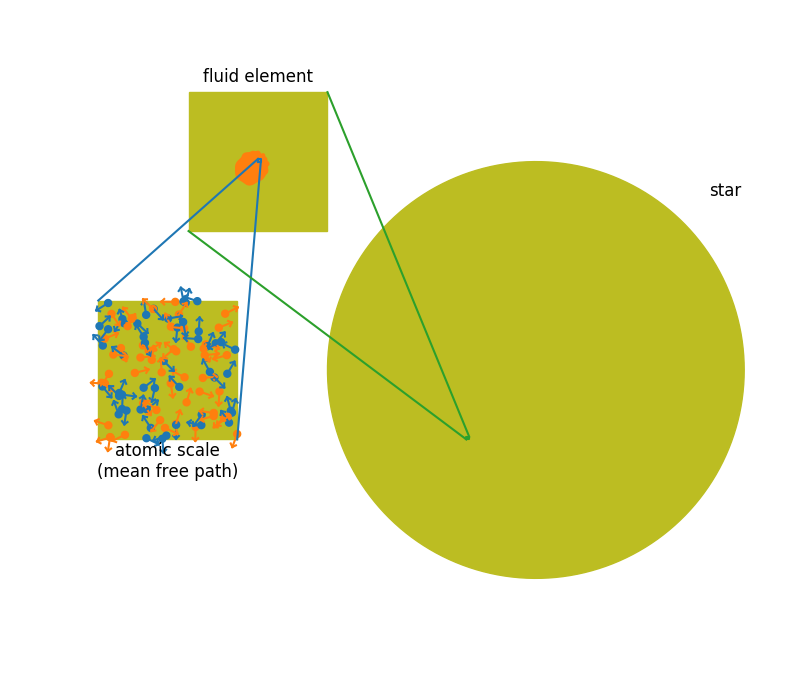

Python code for this plot:
#!/usr/bin/env python3

import matplotlib.pyplot as plt
import numpy as np
from anim_solvers import simple_arrow

class Atom(object):

    def __init__(self, pos, angle, R=0.5, length=1.0, color="C0"):
        self.pos = pos
        self.angle = angle

        self.R = R
        self.length = length

        self.color = color
        self.circ_theta = np.linspace(0, 2.0*np.pi, 90, endpoint=True)

    def draw(self):

        # circle
        xc = self.pos[0] + self.R*np.cos(self.circ_theta)
        yc = self.pos[1] + self.R*np.sin(self.circ_theta)

        plt.fill(xc, yc, color=self.color)

        # arrow
        simple_arrow.draw_arrow(self.pos, self.length, self.angle, color=self.color)


def fluid_element(center, a=1.0, e=0.4, theta=np.pi/4):

    N = 180
    thetas = np.linspace(0, 2.0*np.pi, N, endpoint=True)

    r = a*(1 - e**2)/(1 + e*np.cos(thetas)) + 0.025*a*np.cos(7*thetas) + 0.03*a*np.sin(11*thetas)

    x = r*np.cos(thetas)
    y = r*np.sin(thetas)
    
    # rotate
    xp = center[0] + np.cos(theta)*x - np.sin(theta)*y
    yp = center[1] + np.sin(theta)*x + np.cos(theta)*y
    return xp, yp


def zoom_box(ll, uu, c1s, c1e, c2s, c2e, color="C0"):

    plt.plot([ll[0], ll[0], uu[0], uu[0], ll[0]],
             [ll[1], uu[1], uu[1], ll[1], ll[1]], color=color)

    plt.plot([c1s[0], c1e[0]], [c1s[1], c1e[1]], color=color)
    plt.plot([c2s[0], c2e[0]], [c2s[1], c2e[1]], color=color)

def draw():

    # box of atoms
    axmin = 0.17
    aymin = 0.2
    axmax = 0.37
    aymax = 0.4

    plt.fill([axmin, axmin, axmax, axmax, axmin],
             [aymin, aymax, aymax, aymin, aymin], color="C8", zorder=-100)

    plt.text(0.5*(axmin+axmax), 0.98*aymin, "atomic scale\n(mean free path)", 
             fontsize="large", horizontalalignment="center", verticalalignment="top",
             color="black")

    N = 100

    xs = (axmax - axmin)*np.random.sample(N) + axmin
    ys = (aymax - aymin)*np.random.sample(N) + aymin
    thetas = 2.0*np.pi*np.random.sample(N)

    # generate atoms
    atoms = []
    for n in range(100):
        if n % 2 == 0:
            color = "C0"
        else:
            color = "C1"
        atoms.append(Atom((xs[n], ys[n]), thetas[n], R=0.005, length=0.02, color=color))

    for a in atoms:
        a.draw()


    # intermediate scale
    xmin = 0.3
    ymin = 0.5
    xmax = 0.5
    ymax = 0.7

    plt.fill([xmin, xmin, xmax, xmax, xmin],
             [ymin, ymax, ymax, ymin, ymin], color="C8", zorder=-100)


    xe, ye = fluid_element((0.5*(xmin + xmax), 0.5*(ymin + ymax)), a = 0.025, e=0.5)
    plt.fill(xe, ye, color="C1")


    plt.text(0.5*(xmin+xmax), 1.02*ymax, "fluid element", 
             fontsize="large", horizontalalignment="center", color="black")
    # connect
    zoom_box((0.4, 0.6), (0.404, 0.604), 
             (0.4, 0.604), (axmin, aymax),
             (0.404, 0.6), (axmax, aymin))

    # star
    c = (0.8, 0.3)
    R = 0.3

    thetas = np.linspace(0.0, 2.0*np.pi, 180)
    xs = c[0] + R*np.cos(thetas)
    ys = c[1] + R*np.sin(thetas)

    plt.fill(xs, ys, color="C8", zorder=-100)

    # connect
    zoom_box((0.7, 0.2), (0.704, 0.204), 
             (0.704, 0.204), (xmax, ymax),
             (0.7, 0.2), (xmin, ymin), color="C2")


    plt.text(1.05, 0.55, "star", horizontalalignment="left", fontsize="large", color="black")

    ax = plt.gca()
    ax.set_aspect("equal", "datalim")
    plt.tight_layout()

    f = plt.gcf()
    f.set_size_inches(8, 6.5)

    plt.axis("off")
    plt.savefig("fluid_scale.pdf", dpi=100, bbox_inches="tight", pad_inches=0)
    plt.savefig("fluid_scale.png", dpi=100, transparent=True)


if __name__ == "__main__":
    draw()
